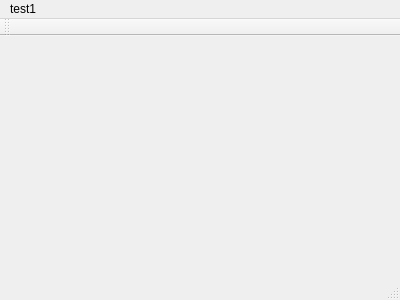
<?xml version="1.0" encoding="UTF-8"?>
<ui version="4.0">
 <class>MainWindow</class>
 <widget class="QMainWindow" name="MainWindow">
  <property name="geometry">
   <rect>
    <x>0</x>
    <y>0</y>
    <width>400</width>
    <height>300</height>
   </rect>
  </property>
  <property name="windowTitle">
   <string>MainWindow</string>
  </property>
  <widget class="QWidget" name="centralWidget"/>
  <widget class="QMenuBar" name="menuBar">
   <property name="geometry">
    <rect>
     <x>0</x>
     <y>0</y>
     <width>400</width>
     <height>22</height>
    </rect>
   </property>
   <widget class="QMenu" name="menutest1">
    <property name="title">
     <string>test1</string>
    </property>
    <addaction name="actiontest2"/>
   </widget>
   <addaction name="menutest1"/>
  </widget>
  <widget class="QToolBar" name="mainToolBar">
   <attribute name="toolBarArea">
    <enum>TopToolBarArea</enum>
   </attribute>
   <attribute name="toolBarBreak">
    <bool>false</bool>
   </attribute>
  </widget>
  <widget class="QStatusBar" name="statusBar"/>
  <action name="actiontest2">
   <property name="text">
    <string>test2</string>
   </property>
  </action>
 </widget>
 <layoutdefault spacing="6" margin="11"/>
 <resources/>
 <connections/>
</ui>
